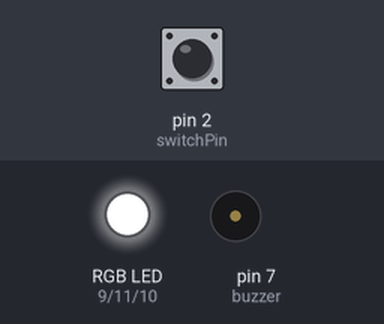
A sketch run on a simulated Arduino Uno, built with avr-gcc and run on an emulated ATmega328P. On the bench: an RGB LED mixed from three pins (HIGH = lit), buzzer (waves = sounding). Inputs (shaded band) come from the test bench; at power-on: pin 2 (switchPin) HIGH.

Above: at 1.2 s.
1.3 s: pin 2 (switchPin) pulled LOW for 0.15 s
At 2.1 s:
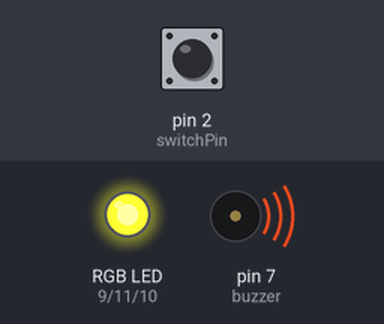
At 4.5 s:
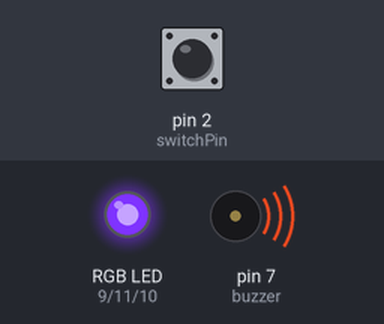
Timing chart, 0 to 19.3 s (numbered marks = the images above; inputs shaded):
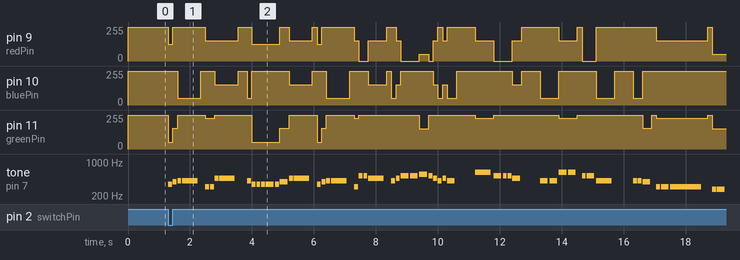

The sketch:

lilypad_LetItGo_Color.ino
```cpp
#include "pitches_color.h"

//the switch is on pin2
int switchPin = 2;

//the buzzer is on pin 7
int buzzer = 7;

// connect the tri-color pins
int redPin   =  9;  // R petal on RGB LED module connected to digital pin  9
int greenPin = 11;  // G petal on RGB LED module connected to digital pin 11
int bluePin  = 10;  // B petal on RGB LED module connected to digital pin 10


// we'll store all the notes for 'let it go' in a list:
int letitgo[] = {
NOTE_F4, NOTE_G4, NOTE_GS4, NOTE_GS4, 0, NOTE_DS4, NOTE_DS4, NOTE_AS4, NOTE_AS4, 0, NOTE_GS4, NOTE_F4,
//Let it go -- let it go. -- Can't
NOTE_F4, NOTE_F4, NOTE_F4, NOTE_F4, NOTE_G4, NOTE_AS4, NOTE_AS4, 0, NOTE_F4, NOTE_G4, NOTE_GS4, NOTE_GS4, 0, NOTE_DS4,

NOTE_C5, NOTE_C5,
//hold it back an-y more--  Let it go -- let it go-----
NOTE_AS4, 0, NOTE_GS4, NOTE_AS4, NOTE_C5, NOTE_C5, NOTE_CS5, NOTE_C5, NOTE_AS4, NOTE_GS4, NOTE_AS4,

NOTE_GS4, 0,
//-- Turn a-way- and slam - the - door
NOTE_DS5, NOTE_C5, NOTE_C5, NOTE_C5, NOTE_AS4, 0, NOTE_GS4, NOTE_GS4, NOTE_DS5, NOTE_DS5, 0, NOTE_C5, NOTE_C5,

NOTE_GS4,
//I - don't care - What they're going to - say --
0, 0, NOTE_GS4, NOTE_GS4, NOTE_G4, 0, NOTE_DS4, NOTE_DS4, NOTE_DS4, 0, NOTE_CS4,
//-- let the storm rage on -- The
NOTE_CS4, NOTE_CS4, NOTE_C4, NOTE_CS4, NOTE_C4, NOTE_CS4, NOTE_CS4, NOTE_C4, NOTE_GS3,
//cold never bothered me anyway.
};

// note durations: 4 = quarter note, 8 = eighth note, etc.:
int noteDurations[] = {
8, 8, 8, 2, 8, 8, 8, 8, 2, 4, 8, 8,
8, 8, 4, 8, 4, 8, 2, 8, 8, 8, 8, 2, 8, 8, 8, 8,
2, 8, 8, 8, 4, 4, 4, 8, 8, 8, 8, 4, 2, 2,
4, 8, 8, 4, 2, 4, 4, 4, 4, 8, 8, 4, 2,
4, 4, 8, 8, 4, 8, 8, 4, 1, 8, 8,
4, 8, 8, 8, 8, 8, 8, 8, 4};

// SET the red component for each note
int R[] = {
R_F, R_G, R_GS, R_GS, 0, R_DS, R_DS, R_AS, R_AS, 0, R_GS, R_F,
//Let it go -- let it go. -- Can't
R_F, R_F, R_F, R_F, R_G, R_AS, R_AS, 0, R_F, R_G, R_GS, R_GS, 0, R_DS,

R_C, R_C,
//hold it back an-y more--  Let it go -- let it go-----
R_AS, 0, R_GS, R_AS, R_C, R_C, R_CS, R_C, R_AS, R_GS, R_AS,

R_GS, 0,
//-- Turn a-way- and slam - the - door
R_DS, R_C, R_C, R_C, R_AS, 0, R_GS, R_GS, R_DS, R_DS, 0, R_C, R_C,

R_GS,
//I - don't care - What they're going to - say --
0, 0, R_GS, R_GS, R_G, 0, R_DS, R_DS, R_DS, 0, R_CS,
//-- let the storm rage on -- The
R_CS, R_CS, R_C, R_CS, R_C, R_CS, R_CS, R_C, R_GS,
//cold never bothered me anyway.
};

// SET the blue component for each note
int B[] = {
B_F, B_G, B_GS, B_GS, 0, B_DS, B_DS, B_AS, B_AS, 0, B_GS, B_F,
//Let it go -- let it go. -- Can't
B_F, B_F, B_F, B_F, B_G, B_AS, B_AS, 0, B_F, B_G, B_GS, B_GS, 0, B_DS,

B_C, B_C,
//hold it back an-y more--  Let it go -- let it go-----
B_AS, 0, B_GS, B_AS, B_C, B_C, B_CS, B_C, B_AS, B_GS, B_AS,

B_GS, 0,
//-- Turn a-way- and slam - the - door
B_DS, B_C, B_C, B_C, B_AS, 0, B_GS, B_GS, B_DS, B_DS, 0, B_C, B_C,

B_GS,
//I - don't care - What they're going to - say --
0, 0, B_GS, B_GS, B_G, 0, B_DS, B_DS, B_DS, 0, B_CS,
//-- let the storm rage on -- The
B_CS, B_CS, B_C, B_CS, B_C, B_CS, B_CS, B_C, B_GS,
//cold never bothered me anyway.
};

// SET the green component for each note
int G[] = {
G_F, G_G, G_GS, G_GS, 0, G_DS, G_DS, G_AS, G_AS, 0, G_GS, G_F,
//Let it go -- let it go. -- Can't
G_F, G_F, G_F, G_F, G_G, G_AS, G_AS, 0, G_F, G_G, G_GS, G_GS, 0, G_DS,

G_C, G_C,
//hold it back an-y more--  Let it go -- let it go-----
G_AS, 0, G_GS, G_AS, G_C, G_C, G_CS, G_C, G_AS, G_GS, G_AS,

G_GS, 0,
//-- Turn a-way- and slam - the - door
G_DS, G_C, G_C, G_C, G_AS, 0, G_GS, G_GS, G_DS, G_DS, 0, G_C, G_C,

G_GS,
//I - don't care - What they're going to - say --
0, 0, G_GS, G_GS, G_G, 0, G_DS, G_DS, G_DS, 0, G_CS,
//-- let the storm rage on -- The
G_CS, G_CS, G_C, G_CS, G_C, G_CS, G_CS, G_C, G_GS,
//cold never bothered me anyway.
};

void setup() {

  // Tri-color
  pinMode(redPin, OUTPUT);  // sets the redPin to be an output
  pinMode(greenPin, OUTPUT);    // sets the greenPin to be an output
  pinMode(bluePin, OUTPUT);   // sets the bluePin to be an input

  //Switch
  pinMode(switchPin, INPUT);    // set the switch as an input
  digitalWrite(switchPin, HIGH); // enable the pull-up resistor

  //Buzzer
  pinMode(buzzer, OUTPUT);    // set the buzzer pins as outputs

}

// the loop routine runs over and over again forever:
void loop() {

  //if the switch is on, play the song once
  if(digitalRead(switchPin) == 0)
  {
    //for every note in the song, play it for the proper length and set the color
      for (int thisNote = 0; thisNote < (sizeof(noteDurations)/2); thisNote++) {

      // to calculate the note duration, take one second (1000)
      //divided by the note type.
      //e.g. quarter note = 1000 / 4, eighth note = 1000/8, etc.
      int noteDuration = 1000/noteDurations[thisNote];
      color(R[thisNote],G[thisNote],B[thisNote]);
      tone(buzzer, letitgo[thisNote], noteDuration);

      // to distinguish the notes, set a minimum time between them.
      // the note's duration + 20% seems to work well:
      int pauseBetweenNotes = noteDuration * 1.2;
      delay(pauseBetweenNotes);

      // stop the tone playing:
      noTone(buzzer);
      }
  }

  // Turn the color off after the song stops
  color(0,0,0);

}

void color (unsigned char red, unsigned char green, unsigned char blue)   //the color generating function
{
         analogWrite(redPin, 255-red);
         analogWrite(bluePin, 255-blue);
         analogWrite(greenPin, 255-green);

}
//code adapted from http://www.instructables.com/id/Musical-Snow-Globe/
```

pitches_color.h
```cpp
/*************************************************
 * Public Constants
 *************************************************/

#define NOTE_B0  31
#define NOTE_C1  33
#define NOTE_CS1 35
#define NOTE_D1  37
#define NOTE_DS1 39
#define NOTE_E1  41
#define NOTE_F1  44
#define NOTE_FS1 46
#define NOTE_G1  49
#define NOTE_GS1 52
#define NOTE_A1  55
#define NOTE_AS1 58
#define NOTE_B1  62
#define NOTE_C2  65
#define NOTE_CS2 69
#define NOTE_D2  73
#define NOTE_DS2 78
#define NOTE_E2  82
#define NOTE_F2  87
#define NOTE_FS2 93
#define NOTE_G2  98
#define NOTE_GS2 104
#define NOTE_A2  110
#define NOTE_AS2 117
#define NOTE_B2  123
#define NOTE_C3  131
#define NOTE_CS3 139
#define NOTE_D3  147
#define NOTE_DS3 156
#define NOTE_E3  165
#define NOTE_F3  175
#define NOTE_FS3 185
#define NOTE_G3  196
#define NOTE_GS3 208
#define NOTE_A3  220
#define NOTE_AS3 233
#define NOTE_B3  247
#define NOTE_C4  262
#define NOTE_CS4 277
#define NOTE_D4  294
#define NOTE_DS4 311
#define NOTE_E4  330
#define NOTE_F4  349
#define NOTE_FS4 370
#define NOTE_G4  392
#define NOTE_GS4 415
#define NOTE_A4  440
#define NOTE_AS4 466
#define NOTE_B4  494
#define NOTE_C5  523
#define NOTE_CS5 554
#define NOTE_D5  587
#define NOTE_DS5 622
#define NOTE_E5  659
#define NOTE_F5  698
#define NOTE_FS5 740
#define NOTE_G5  784
#define NOTE_GS5 831
#define NOTE_A5  880
#define NOTE_AS5 932
#define NOTE_B5  988
#define NOTE_C6  1047
#define NOTE_CS6 1109
#define NOTE_D6  1175
#define NOTE_DS6 1245
#define NOTE_E6  1319
#define NOTE_F6  1397
#define NOTE_FS6 1480
#define NOTE_G6  1568
#define NOTE_GS6 1661
#define NOTE_A6  1760
#define NOTE_AS6 1865
#define NOTE_B6  1976
#define NOTE_C7  2093
#define NOTE_CS7 2217
#define NOTE_D7  2349
#define NOTE_DS7 2489
#define NOTE_E7  2637
#define NOTE_F7  2794
#define NOTE_FS7 2960
#define NOTE_G7  3136
#define NOTE_GS7 3322
#define NOTE_A7  3520
#define NOTE_AS7 3729
#define NOTE_B7  3951
#define NOTE_C8  4186
#define NOTE_CS8 4435
#define NOTE_D8  4699
#define NOTE_DS8 4978


#define R_C  255
#define G_C  0
#define B_C  0

#define R_CS 204
#define G_CS 102
#define B_CS 0

#define R_D  200
#define G_D  50
#define B_D  0

#define R_DS 102
#define G_DS 24
#define B_DS 0


#define R_E  204
#define G_E  150
#define B_E  0

#define R_F  128
#define G_F  204
#define B_F  0

#define R_FS 0
#define G_FS 204
#define B_FS 0

#define R_G  0
#define G_G  100
#define B_G  0


#define R_GS 0
#define G_GS 0
#define B_GS 204

#define R_A  0
#define G_A  0
#define B_A  102

#define R_AS 102
#define G_AS 0
#define B_AS 102

#define R_B  40
#define G_B  0
#define B_B  40
```

Measured:
- after the input at 1.3 s, pin 9 (redPin): 255/255 → 127/255 at once, → 255/255 0.15 s later, → 153/255 1.1 s later, → 255/255 1.1 s later, … (33 changes in this stretch); pin 10 (bluePin): 255/255 → 51/255 after 0.30 s, → 255/255 0.75 s later, → 153/255 0.45 s later, → 255/255 0.75 s later, … (28 changes in this stretch)
